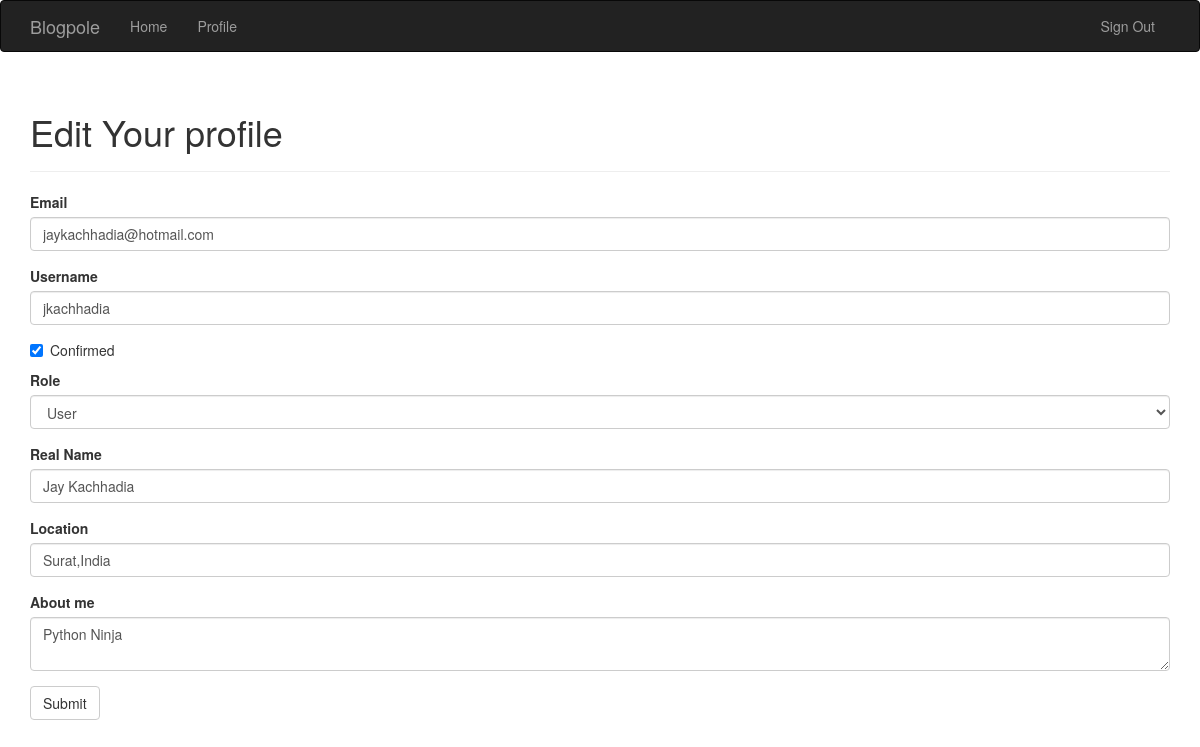
The page /edit-profile/2 (signed in) on the database its author committed.
### app/models.py (models this page shows, shortened)
class User(db.Model, UserMixin):
    __tablename__ = 'users'
    id = db.Column(db.Integer, primary_key=True)
    email= db.Column(db.String(64),unique=True,index=True)
    username = db.Column(db.String(64), unique=True, index=True)
    role_id = db.Column(db.Integer, db.ForeignKey('roles.id'))
    password_hash= db.Column(db.String(128))
    confirmed=db.Column(db.Boolean,default=False)
    name=db.Column(db.String(64))
    location=db.Column(db.String(64))
    about_me=db.Column(db.Text())
    member_since=db.Column(db.DateTime(),default=datetime.utcnow)
    last_seen=db.Column(db.DateTime(), default=datetime.utcnow)
    avatar_hash=db.Column(db.String(32))
    posts=db.relationship('Post',backref='author', lazy='dynamic')
    followed=db.relationship('Follow',foreign_keys=[Follow.follower_id],backref=db.backref('follower',lazy='joined'),lazy='dynamic',cascade='all,delete-orphan')
    followers=db.relationship('Follow',foreign_keys=[Follow.followed_id],backref=db.backref('followed',lazy='joined'),lazy='dynamic',cascade='all, delete-orphan')
    comments=db.relationship('Comment',backref='author',lazy='dynamic')
    def ping(self):
        self.last_seen =datetime.utcnow()
        db.session.add(self)
    def can(self,permissions):
        return self.role is not None and (self.role.permissions & permissions) == permissions
    @property
    def password(self):
        raise AttributeError('password is not a readable attribute.')

### app/main/views.py (the view, shortened to what this page needs)
@main.route('/edit-profile/<int:id>',methods=['GET','POST'])
@login_required
@admin_required
def edit_profile_admin(id):
    user=User.query.get_or_404(id)
    form=EditProfileAdminForm(user)
    form.email.data=user.email
    form.username.data=user.username
    form.confirmed.data=user.confirmed
    form.role.data=user.role_id
    form.name.data=user.name
    form.location.data=user.location
    form.about_me.data=user.about_me
    return render_template('edit_profile.html',form=form,user=user)

### app/main/forms.py (shortened to what this page needs)
class EditProfileAdminForm(Form):
    email=StringField('Email',validators=[Required(),Length(1,64),Email()])
    username=StringField('Username',validators=[Required(),Length(1,64), Regexp('^[A-Za-z][A-Za-z0-9_.]*$',0,'Usernames must only have letters, numbers, dots or underscores')])
    confirmed=BooleanField('Confirmed')
    role=SelectField('Role', coerce=int)
    name=StringField('Real Name',validators=[Length(0,64)])
    location=StringField('Location',validators=[Length(0,64)])
    about_me=TextAreaField('About me')
    submit=SubmitField('Submit')
    def __init__(self,user, *args, **kwargs):
        super(EditProfileAdminForm,self).__init__(*args,**kwargs)
        self.role.choices = [(role.id,role.name)
                              for role in Role.query.order_by(Role.name).all()]
        self.user=user

### app/auth/views.py (called while the page is built)
@auth.before_app_request
def before_request():
    if current_user.is_authenticated():
        current_user.ping()
        if not current_user.confirmed and request.endpoint[:5] !='auth.':
            return redirect(url_for('auth.unconfirmed'))

### app/main/__init__.py (called while the page is built)
@main.app_context_processor
def inject_permissions():
    return dict(Permission=Permission)

### app/models.py (called while the page is built)
@login_manager.user_loader
def load_user(user_id):
    return User.query.get(int(user_id))

### app/templates/edit_profile.html (shortened to what this page needs)
{% extends "base.html" %}
{% import "bootstrap/wtf.html" as wtf %}
{% block page_content %}
<div class="page-header">
  <h1>
    Edit Your profile
  </h1>
</div>
{% if current_user.is_authenticated() %}
{{wtf.quick_form(form)}}
{% else %}
<h2>You are not authenticated.</h2>
{% endif %}
{% endblock %}

### rows shown on the page
User: email "jaykachhadia@hotmail.com", username "jkachhadia", confirmed "☑", role "User", name "Jay Kachhadia", location "Surat,India", about_me "Python Ninja"
